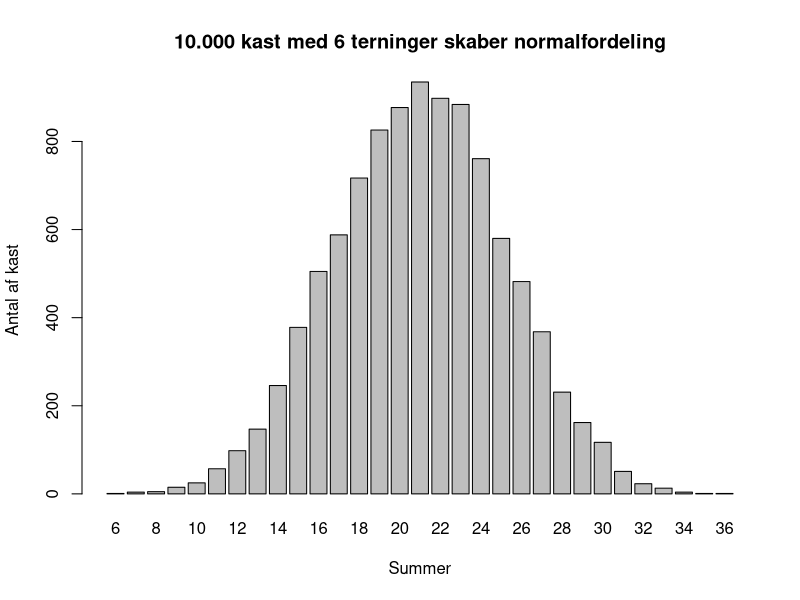
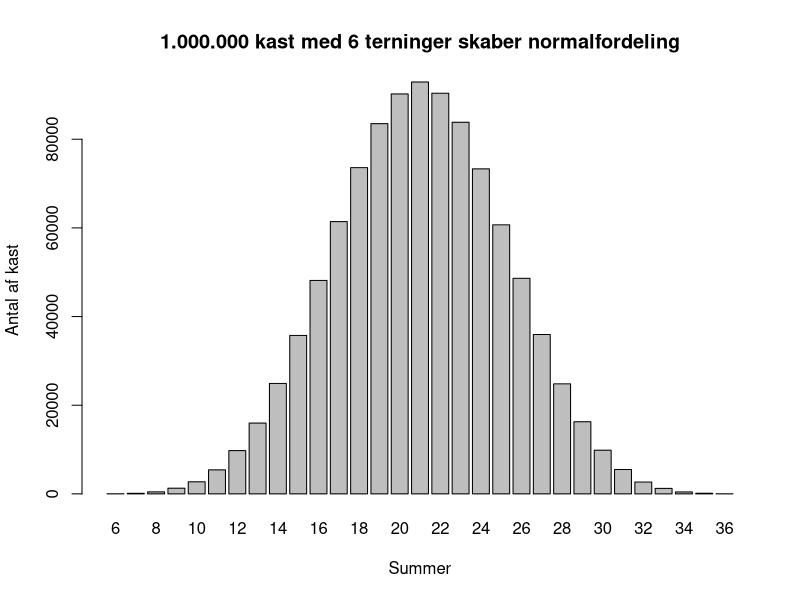

Write the R code that produced these figures, in order.
#########################Opgave 3.1
# Slå med 25000 terninger
roll <- function(n){
  die <- 1:6
  dice <- sample(die, size=n, replace=TRUE)
  return(dice)
}

roll_25K <- roll(25000)

# Hvor mange 5'ere har terning slået?
freqterninger <- as.data.frame(table(roll_25K))

#Hvad er sandsynligheden, givet jeres resultatet med de 25.000 terninger, for at jeres script slår en 5'er?
freqterninger$`Sansynlighed i %` <- freqterninger$Freq/sum(freqterninger$Freq)*100
colnames(freqterninger) <- c("Die", "Frekvens", "Sansynlighed i %")


#####################Opgave 3.2
# Slå med 6 terninger og vis summen.
roll_sum <- function(n){
  die <- 1:6
  dice <- sample(die, size=n, replace=TRUE)
  sum(dice)
}

roll_sum(6)
#[1] 24

# Slå 10.000 gange med 6 terninger og lav et barplot
roll_10K <- replicate(10000,roll_sum(6))

library(ggplot2)
freq_10K <- table(roll_10K)
barplot(height=freq_10K, xlab="Summer", ylab="Antal af kast", main = "10.000 kast med 6 terninger skaber normalfordeling")



######################Opgave 3.3
# Slå 1.000.000 gange med 6 terninger
roll_1M <- replicate(1000000,roll_sum(6))

# Lav en barplot og sammenlign med plotten fra 3.2
freq_1M <- table(roll_1M)
barplot(height=freq_1M, xlab="Summer", ylab="Antal af kast", main = "1.000.000 kast med 6 terninger skaber normalfordeling")


###################Opgave 3.4
# Lav et script, der viser en tilfældigt opstillet række af tallene 1,2,3,5,6
v1 <- sample(c(1:3,5,6),5, replace=F)

# Lav en matrix med to kolonner og fem rækker, hvor den første kolonne skal være tallene 2 til 6
# og den anden kolonne skal være jeres tilfældige række af tallene (burg cbind)

mtal <- matrix(cbind(2:6,v1),nrow=5, ncol=2, byrow=F)






